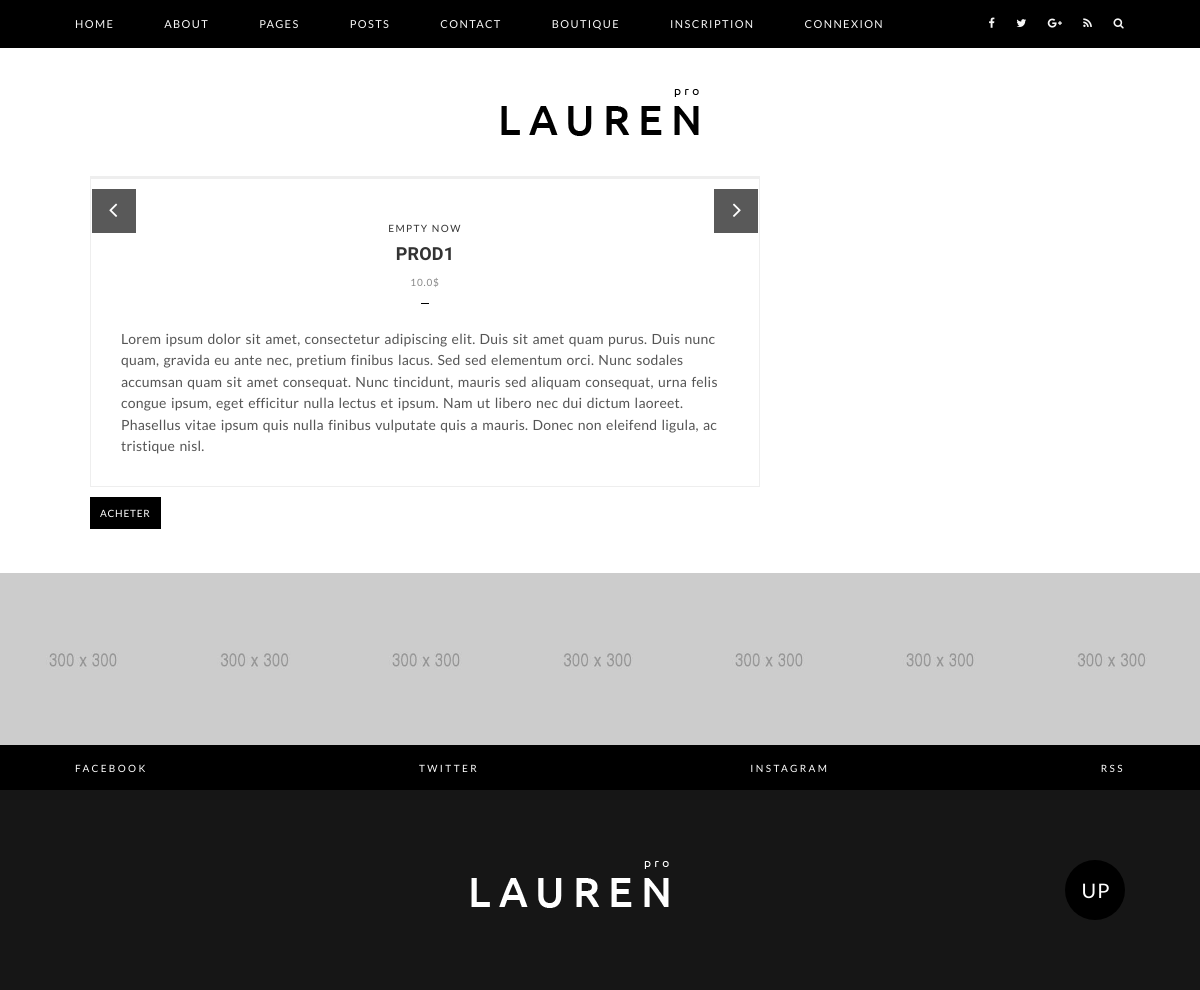
/shop/product/1, run on the app's committed database.
### shopping/models.py (models this page shows, shortened)
class Product(models.Model):
    name = models.CharField(max_length=255)
    slug_prod = models.SlugField(max_length=40, null=True)
    price = models.FloatField(null=True,  validators=[MinValueValidator(0.0)])
    tag = models.ManyToManyField(Tag)
    mainDesc = RichTextField(blank=True, null=True)
    shortDesc = models.TextField(max_length=255, null=True)
    mainImg = models.ImageField(upload_to='images/', null=True, blank=True)
    additionalImg1 = models.ImageField(upload_to='images/', null=True, blank=True)
    additionalImg2 = models.ImageField(upload_to='images/', null=True, blank=True)
    additionalImg3 = models.ImageField(upload_to='images/', null=True, blank=True)
    additionalImg4 = models.ImageField(upload_to='images/', null=True, blank=True)
    additionalImg5 = models.ImageField(upload_to='images/', null=True, blank=True)
    additionalImg6 = models.ImageField(upload_to='images/', null=True, blank=True)
    additionalImg7 = models.ImageField(upload_to='images/', null=True, blank=True)
    additionalImg8 = models.ImageField(upload_to='images/', null=True, blank=True)
    additionalImg9 = models.ImageField(upload_to='images/', null=True, blank=True)

### shopping/views.py (the view)
# urls.py: path('product/<str:pk>', views.product_detail, name='product-detail'),
def product_detail(request, pk):
    produit = Product.objects.get(id=pk)
    images = {
        produit.additionalImg1 or None,
        produit.additionalImg2 or None,
        produit.additionalImg3 or None,
        produit.additionalImg4 or None,
        produit.additionalImg5 or None,
        produit.additionalImg6 or None,
        produit.additionalImg7 or None,
        produit.additionalImg8 or None,
        produit.additionalImg9 or None,
    }
    context = {'product': produit, 'images': images, 'cartQty': getCartQty(request)}
    return render(request, 'shopping/product-detail.html', context)

### shopping/views.py (called while the page is built)
def getCartQty(request):
    qtyTotal = 0
    client = Account.objects.filter(userId=request.user.id)
    if CartLine.objects.filter(client__in=client):
        cart = CartLine.objects.filter(client__in=client)
        for cart_line in cart:
            qtyTotal += cart_line.quantity
    return qtyTotal

### templates/shopping/product-detail.html (shortened to what this page needs)
{% extends 'base/main.html' %}
{% block contenu %}
{% load static %}
<div class="main-content">
    <div class="container">
        <div class="col-md-8">
            <div class="post-page-container">
                <div class="page-image">
                    <div class="owl-carousel post-slider">
                        <div class="item slider-post">
                        </div>
                    </div>
                </div>
                <div class="page-title">
                    <span class="category"><a href="#">empty now</a></span>
                    <h1>{{ product.name }}</h1>
                    <time class="post-date">{{ product.price }}$</time>
                </div>
                <div class="page-content">
                    <p>
                        {{ product.mainDesc|safe }}
                    </p>
                </div>
            </div>
            <br>
            <span class="medium-button"><a href="#">Acheter</a></span>
        </div>
        <div class="col-md-4">
        </div>
    </div>
</div>
{% endblock %}

### static/css/style-main.css (style rules this page uses)
html, body, div, span, applet, object, iframe, h1, h2, h3, h4, h5, h6, p, blockquote, pre, a, abbr, acronym, address, big, cite, code, del, dfn, em, img, ins, kbd, q, s, samp, small, strike, strong, sub, sup, tt, var, b, u, i, center, dl, dt, dd, ol, ul, li, fieldset, form, label, legend, table, caption, tbody, tfoot, thead, tr, th, td, article, aside, canvas, details, embed, figure, figcaption, footer, header, hgroup, menu, nav, output, ruby, section, summary, time, mark, audio, video { margin: 0; padding: 0; border: 0; font-size: 100%; font: inherit; vertical-align: baseline; }
body { line-height: 1; }
body { overflow-x:hidden; position: relative; }
h1, h2, h3, h4, h5, h6 { color: #333; font-family: 'Ubuntu', sans-serif; line-height: 1; letter-spacing: .2px; word-spacing: 1.8px; font-weight: 700; }
h1 { font-size: 18px; }
p { color: #555; font-size: 14px; font-family: 'Lato', sans-serif; line-height: 21.4px; letter-spacing: .2px; word-spacing: 1.4px; font-weight: 400; }
time, span { font-family: 'Lato', sans-serif; }
a { color: #333 }
.container { max-width: 1080px; }
.small-button a, .medium-button a, .large-button a { -webkit-transition: all .25s ease-in-out; transition: all .25s ease-in-out; }
.slider-post { text-align: center; border: 1px solid #eee; margin-bottom: 30px; position: relative; z-index: 1; }
.post-date { font-size: 10px; color: #888; letter-spacing: 0.8px; }
.category { font-size: 10px; letter-spacing: 1.4px; text-transform: uppercase; color: #555; }
.small-button a, .medium-button a, .large-button a { background-color: #000; color: #fff; font-family: 'Lato', sans-serif; text-transform: uppercase; letter-spacing: .8px; }
.medium-button a { padding: 10px; font-size: 10px; line-height: 20px; }
.page-title:after, .normal-post-title:after, .widget-title:after { content: ' '; display: block; height: 1px; width: 8px; background-color: #000; margin: 14px auto; }
.post-page-container { border: 1px solid #eee; margin-bottom: 0; position: relative; }
.page-title { text-align: center; padding: 10px 0; }
.page-title h1 { text-transform: uppercase; margin: 10px 0; }
.page-content { padding: 0 30px; }
.page-content p { text-align: left; }
.page-content p { margin-bottom: 18px; }
.page-content p:last-child { margin-bottom: 30px; }

### data on the page
Product: name "PROD1", price "10.0", mainDesc "Lorem ipsum dolor sit amet, consectetur adipiscing elit. Duis sit amet quam purus. Duis nunc quam, gravida eu ante nec, pretium finibus lacus. Sed sed elementum orci. Nunc sodales accumsan quam sit amet consequat. Nunc tincidunt, mauris sed aliquam consequat, urna felis congue ipsum, eget efficitur nulla lectus et ipsum. Nam ut libero nec dui dictum laoreet. Phasellus vitae ipsum quis nulla finibus vulputate quis a mauris. Donec non eleifend ligula, ac tristique nisl."
